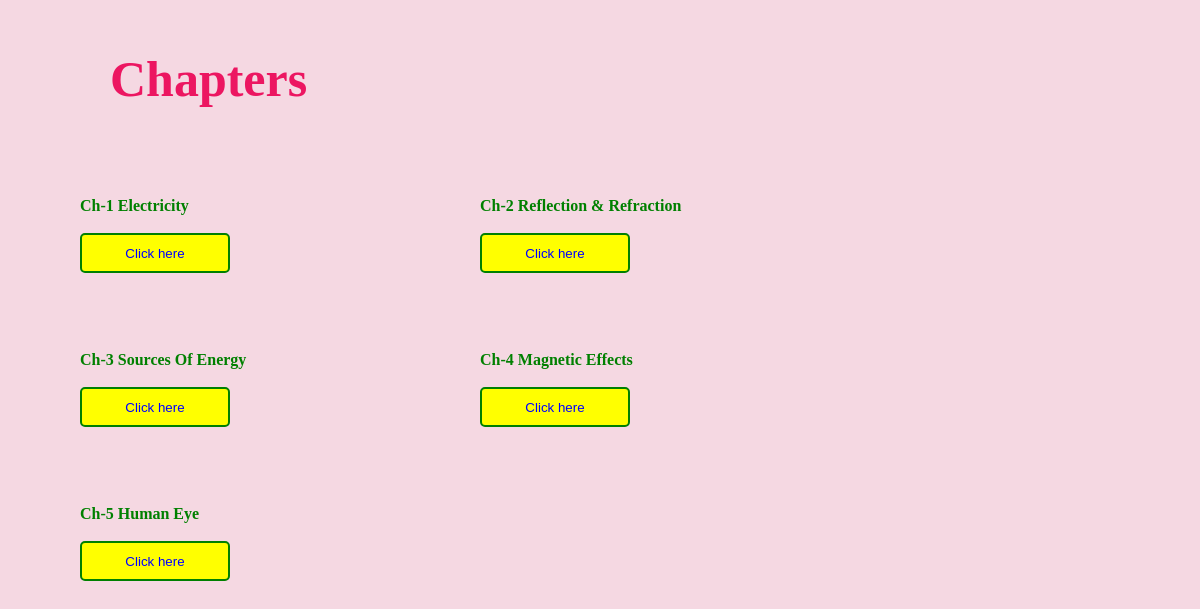
Page /chapters.php?ID=3 on the committed database.
### tables this page shows
CREATE TABLE `chapters` (
  `ID` int(10) NOT NULL,
  `Col_ID` int(11) NOT NULL,
  `Name` varchar(100) NOT NULL,
  `file_name` varchar(50) NOT NULL
);

### chapters.php (the view, shortened to what this page needs)
<html>
<head>
</head>
 <body>
    <div class='b2'>
        <?php
        echo "<h2> Chapters</h2>";
            $connect = new mysqli("localhost","root","","offers");
            $query = "select * from chapters where Col_ID=".$_GET['ID'];
            $result = $connect->query($query);
            while($row = $result->fetch_assoc()){
                echo "<div class='chapter'>";
                echo "<br/>";
                echo "<b>".$row['Name']."</b>";
                echo "<br/>";
                echo "<br/>";
                echo "<a href='Chapters/".$row['file_name']."'><button>Click here</button></a>";
                echo "</div>";
            }
        ?>
    </div>
 </body>
</html>

### chapters.php (style rules this page uses)
h2 { color:rgb(236, 22, 97); font-size:50px; margin-left:100px; }
body { background-color:rgb(245, 216, 226); }
.b2 { z-index:2; position:absolute; left:10px; }
.chapter { border-bottom-left-radius: 05px; border-bottom-right-radius:05px; border-top-right-radius: 05px; border-top-left-radius: 05px; padding:20px; width:300px; display:inline-block; margin:10px; margin-left:50px; text-decoration:none; color:green; }
button { width: 150px; height:40px; border-bottom-left-radius: 05px; border-bottom-right-radius:05px; border-top-right-radius: 05px; border-top-left-radius: 05px; color:blue; background-color:yellow; border:2px solid green; }

### rows in the picture
chapters: Name "Ch-1 Electricity"
chapters: Name "Ch-2 Reflection & Refraction"
chapters: Name "Ch-3 Sources Of Energy"
chapters: Name "Ch-4 Magnetic Effects"
chapters: Name "Ch-5 Human Eye"
